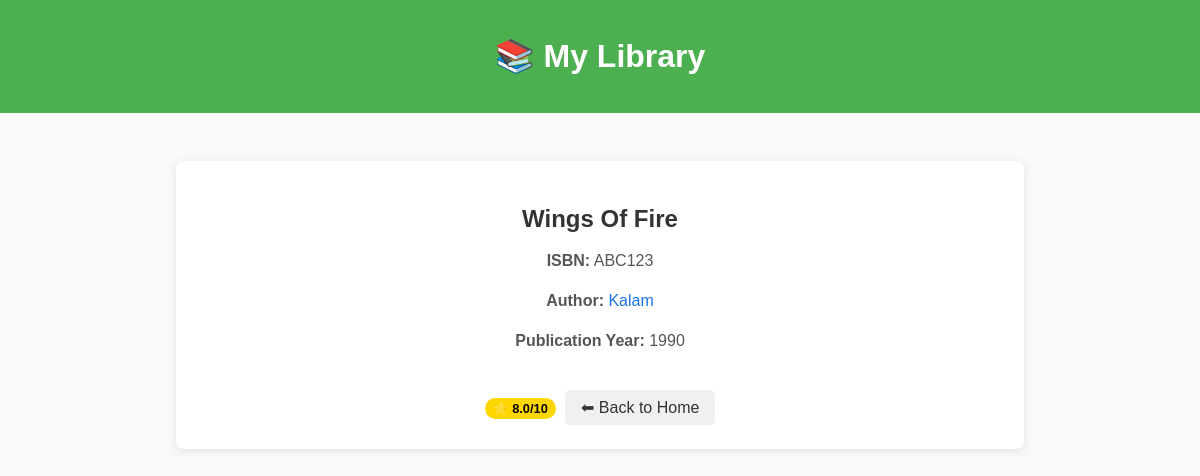
Screenshot of /book/1 with the database file from the repository.
### data_models.py (models this page shows, shortened)
class Book(db.Model):
    __tablename__ = 'books'
    id = db.Column(db.Integer, primary_key=True, autoincrement=True)
    isbn = db.Column(db.String(100))
    title = db.Column(db.String(100))
    publication_year = db.Column(db.Integer)
    author_id = db.Column(db.Integer, db.ForeignKey('authors.id'))
    rating = db.Column(db.Float)
    author = db.relationship('Author', backref='books')

class Author(db.Model):
    __tablename__ = 'authors'
    id = db.Column(db.Integer, primary_key=True, autoincrement=True)
    name = db.Column(db.String(100))
    birth_date = db.Column(db.String(100))
    date_of_death = db.Column(db.String(100))

### app.py (the view)
@app.route("/book/<int:book_id>", methods = ['GET'])
def book_detail(book_id):
    book = Book.query.get_or_404(book_id)
    return render_template('book_detail.html', book = book)

### templates/book_detail.html
{% extends "base.html" %}
{% block content %}
<div class="detail-page">
    <h2>{{ book.title }}</h2>
    <p><strong>ISBN:</strong> {{ book.isbn }}</p>
    <p><strong>Author:</strong> <a href="{{ url_for('author_detail', author_id=book.author.id) }}">{{ book.author.name }}</a></p>
    <p><strong>Publication Year:</strong> {{ book.publication_year }}</p>
    {% if book.rating %}
        <span class="badge badge-rating">⭐ {{ book.rating }}/10</span>
    {% endif %}
    <a href="{{ url_for('home') }}" class="back-link">⬅ Back to Home</a>
</div>
{% endblock %}

### static/css/style.css (style rules this page uses)
body { font-family: Arial, sans-serif; margin: 0; padding: 0; background: #f9f9f9; color: #333; text-align: center; }
.badge { display: inline-block; padding: 0.2rem 0.5rem; border-radius: 4px; font-size: 0.85rem; font-weight: bold; color: white; margin-right: 0.3rem; }
.detail-page { max-width: 800px; margin: 2rem auto; padding: 1.5rem; background: white; border-radius: 8px; box-shadow: 0 2px 8px rgba(0,0,0,0.1); font-family: Arial, sans-serif; }
.detail-page h2 { margin-bottom: 1rem; color: #333; }
.detail-page p { margin-bottom: 0.8rem; line-height: 1.5; color: #555; }
.detail-page a { color: #1a73e8; text-decoration: none; transition: color 0.2s; }
.detail-page a.back-link { display: inline-block; margin-top: 1.5rem; padding: 0.5rem 1rem; background: #f0f0f0; border-radius: 5px; color: #333; text-decoration: none; transition: background 0.2s; }
a { text_decoration:none !important; }
.detail-page a ,.home a { text-decoration: none; }
.detail-page a, .detail-page a:hover, .detail-page a:focus { text-decoration: none; }
.badge-rating { background: gold; color: black; padding: 3px 8px; border-radius: 12px; font-size: 0.8rem; }

### rows the page displays
Book: title "Wings Of Fire", isbn "ABC123", publication_year "1990", rating "8.0"
Author: author.name "Kalam"
